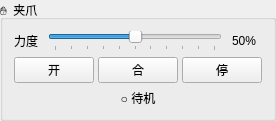
           <widget class="QGroupBox" name="gripperGroup">
            <property name="title">
             <string>✋  夹爪</string>
            </property>
            <layout class="QGridLayout" name="gridLayout">
             <item row="0" column="0">
              <layout class="QHBoxLayout" name="gripperForceRow">
               <property name="spacing">
                <number>4</number>
               </property>
               <item>
                <widget class="QLabel" name="lblGripperForceTitle">
                 <property name="minimumSize">
                  <size>
                   <width>30</width>
                   <height>0</height>
                  </size>
                 </property>
                 <property name="text">
                  <string>力度</string>
                 </property>
                </widget>
               </item>
               <item>
                <widget class="QSlider" name="sliderGripperForce">
                 <property name="sizePolicy">
                  <sizepolicy hsizetype="Expanding" vsizetype="Preferred">
                   <horstretch>1</horstretch>
                   <verstretch>0</verstretch>
                  </sizepolicy>
                 </property>
                 <property name="minimum">
                  <number>0</number>
                 </property>
                 <property name="maximum">
                  <number>100</number>
                 </property>
                 <property name="value">
                  <number>50</number>
                 </property>
                 <property name="orientation">
                  <enum>Qt::Orientation::Horizontal</enum>
                 </property>
                 <property name="tickPosition">
                  <enum>QSlider::TickPosition::TicksBelow</enum>
                 </property>
                 <property name="tickInterval">
                  <number>10</number>
                 </property>
                </widget>
               </item>
               <item>
                <widget class="QLabel" name="lblGripperForceVal">
                 <property name="minimumSize">
                  <size>
                   <width>36</width>
                   <height>0</height>
                  </size>
                 </property>
                 <property name="text">
                  <string>50%</string>
                 </property>
                 <property name="alignment">
                  <set>Qt::AlignmentFlag::AlignCenter</set>
                 </property>
                </widget>
               </item>
              </layout>
             </item>
             <item row="1" column="0">
              <layout class="QHBoxLayout" name="gripperBtnRow">
               <property name="spacing">
                <number>4</number>
               </property>
               <item>
                <widget class="QPushButton" name="btnGripperOpen">
                 <property name="text">
                  <string>开</string>
                 </property>
                </widget>
               </item>
               <item>
                <widget class="QPushButton" name="btnGripperClose">
                 <property name="text">
                  <string>合</string>
                 </property>
                </widget>
               </item>
               <item>
                <widget class="QPushButton" name="btnGripperStop">
                 <property name="text">
                  <string>停</string>
                 </property>
                </widget>
               </item>
              </layout>
             </item>
             <item row="2" column="0">
              <widget class="QLabel" name="lblGripperStatus">
               <property name="text">
                <string>○ 待机</string>
               </property>
               <property name="alignment">
                <set>Qt::AlignmentFlag::AlignCenter</set>
               </property>
              </widget>
             </item>
            </layout>
           </widget>
